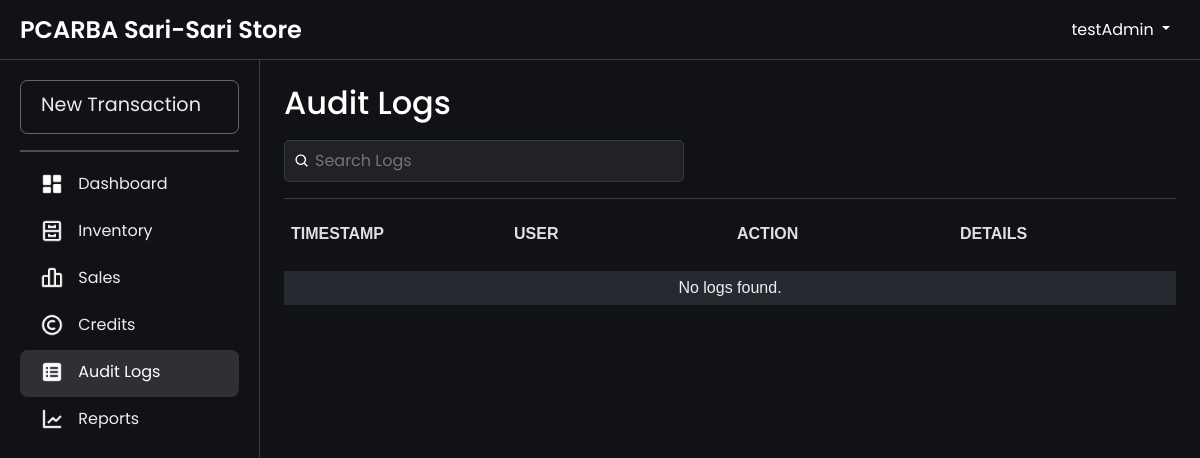
The page /audit_logs.php (signed in) on the database as committed earlier.
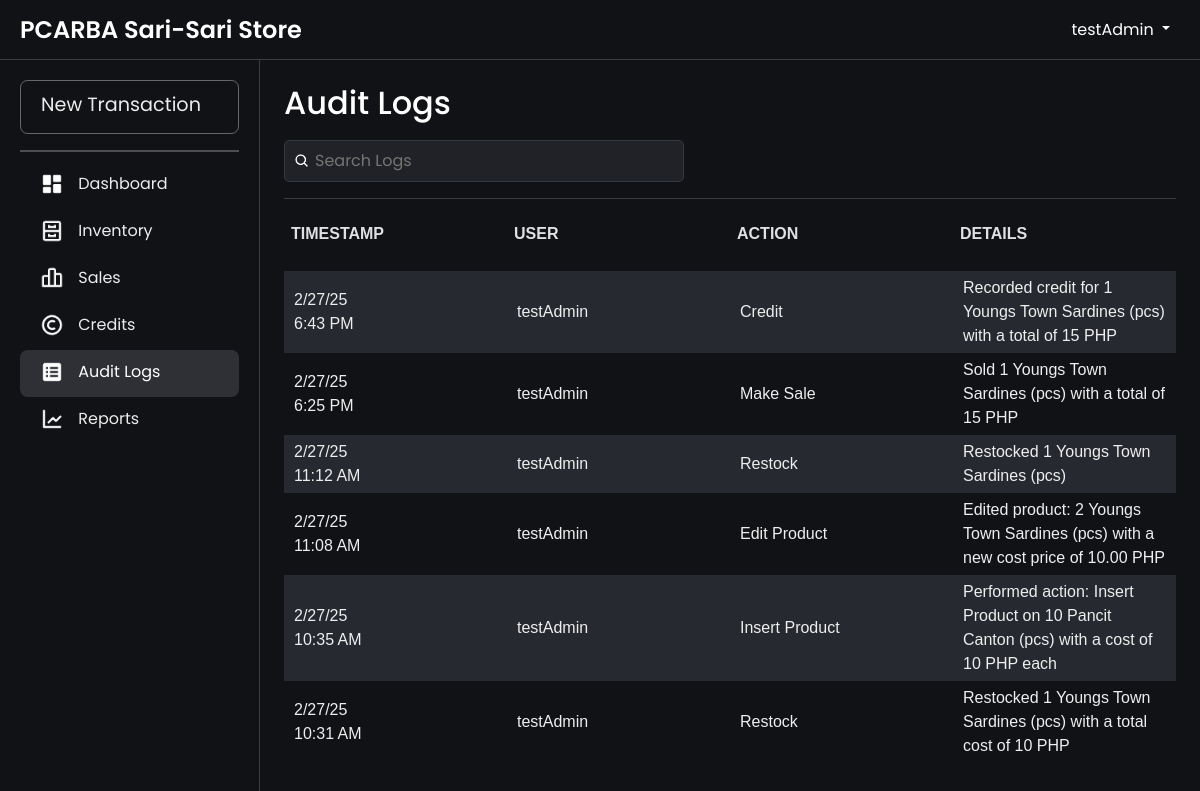
The same page on the database as committed later.
### tables this page shows
CREATE TABLE `audit_logs` (
  `logId` int(11) NOT NULL AUTO_INCREMENT,
  `action` varchar(50) NOT NULL COMMENT 'Type of action (e.g., Add Product, Restock, Sale, etc.)',
  `details` text DEFAULT NULL COMMENT 'Details of the action (e.g., JSON or descriptive text)',
  `userId` int(11) NOT NULL COMMENT 'User who performed the action',
  `timestamp` timestamp NOT NULL DEFAULT current_timestamp() COMMENT 'Time of the action',
  PRIMARY KEY (`logId`),
  KEY `users_audit_logs` (`userId`),
  CONSTRAINT `users_audit_logs` FOREIGN KEY (`userId`) REFERENCES `users` (`userId`) ON DELETE CASCADE
);

CREATE TABLE `users` (
  `userId` int(11) NOT NULL AUTO_INCREMENT,
  `username` varchar(50) NOT NULL,
  `password` varchar(255) NOT NULL,
  `accountLevel` enum('Admin','nonAdmin') NOT NULL,
  PRIMARY KEY (`userId`),
  UNIQUE KEY `username` (`username`)
);

### htdocs/audit_logs.php (the view, shortened to what this page needs)
<?php
include 'db.php';
$query = "SELECT a.logId, a.action, a.details, a.timestamp, u.username
          FROM audit_logs a
          JOIN users u ON a.userId = u.userId
          ORDER BY a.timestamp DESC";
$result = $conn->query($query);
$logs = $result->fetch_all(MYSQLI_ASSOC);
?>
<!DOCTYPE html>
<html lang="en">
<head>
    <link rel="stylesheet" href="css/bootstrap.min.css">
    <link rel="stylesheet" href="css/layer1.css">
</head>
<body>
    <?php include 'navbar.php'; ?>
    <div class="main-content fade-in">
        <div class="container">
            <div class="table-wrapper">
                <div class="header-container">
                    <h2>Audit Logs</h2>
                </div>
                <div class="search-container">
                    <div class="search-wrapper">
                        <img src="images/search-icon.png" alt="Search" class="search-icon">
                        <input type="text" id="searchBar" placeholder="Search Logs" onkeyup="filterLogs(); toggleClearIcon();">
                    </div>
                </div>
                <hr style="height: 1px; border: none; color: rgb(187, 188, 190); background-color: rgb(187, 188, 190);">
                <table id="logsTable" width="100%">
                    <thead>
                        <tr align="left">
                            <th>Timestamp</th>
                            <th>User</th>
                            <th>Action</th>
                            <th>Details</th>
                        </tr>
                    </thead>
                    <tbody>
                        <?php if (empty($logs)) { ?>
                            <tr>
                                <td colspan="4" style="text-align: center;">No logs found.</td>
                            </tr>
                        <?php } else { ?>
                            <?php foreach ($logs as $log) {
                                $date = !empty($log['timestamp'])
                                    ? date("n/j/y", strtotime($log['timestamp'])) . "<br>" . date("g:i A", strtotime($log['timestamp']))
                                    : 'N/A';
                            ?>
                                <tr>
                                    <td><?php echo $date; ?></td>
                                    <td><?php echo htmlspecialchars($log['username']); ?></td>
                                    <td><?php echo htmlspecialchars($log['action']); ?></td>
                                    <td><?php echo htmlspecialchars($log['details']); ?></td>
                                </tr>
                            <?php } ?>
                        <?php } ?>
                    </tbody>
                </table>
            </div>
        </div>
    </div>
</body>
</html>

### htdocs/navbar.php (shortened to what this page needs)
<?php
$current_page = basename($_SERVER['PHP_SELF']);
?>
<!DOCTYPE html>
<html lang="en">
<head>
    <link rel="stylesheet" href="css/bootstrap.min.css">
    <link rel="stylesheet" href="css/layer1.css">
</head>
<body>
    <nav class="navbar navbar-expand-lg navbar-dark navbar-fixed-top">
        <div class="navbar1">
            <a class="navbar-brand" href="dashboard.php">PCARBA Sari-Sari Store</a>
        </div>
        <div class="navbar2">
            <div class="ms-auto">
                <div class="dropdown">
                    <a class="nav-link dropdown-toggle" href="" role="button" data-bs-toggle="dropdown" aria-expanded="false">
                        <?php echo $_SESSION['username']; ?>
                    </a>
                </div>
            </div>
        </div>
    </nav>
    <div class="sidebar sidebar-open">
        <a href="transaction.php" class="sidebar-link sidebar-record-sale <?php echo in_array($current_page, ['addSale.php', 'addCredit.php', 'transaction.php']) ? 'active' : ''; ?>">New Transaction</a>
        <hr>
        <a href="dashboard.php" class="<?php echo $current_page == 'dashboard.php' ? 'active' : ''; ?>">
            <img src="images/<?php echo $current_page == 'dashboard.php' ? 'DB.png' : 'DB.png'; ?>" alt="Dashboard">&nbsp;Dashboard
        </a>
        <a href="inventory.php" class="<?php echo $current_page == 'inventory.php' ? 'active' : ''; ?>">
            <img src="images/<?php echo $current_page == 'inventory.php' ? 'cabinet_active.png' : 'cabinet.png'; ?>" alt="Inventory">&nbsp;Inventory
        </a>
        <a href="sales.php" class="<?php echo $current_page == 'sales.php' ? 'active' : ''; ?>">
            <img src="images/<?php echo $current_page == 'sales.php' ? 'barsales_active.png' : 'barsales.png'; ?>" alt="Sales">&nbsp;Sales
        </a>
        <a href="credit.php" class="<?php echo $current_page == 'credit.php' ? 'active' : ''; ?>">
            <img src="images/<?php echo $current_page == 'credit.php' ? 'credits-active.png' : 'credits.png'; ?>" alt="Credits">&nbsp;Credits
        </a>
        <a href="audit_logs.php" class="<?php echo $current_page == 'audit_logs.php' ? 'active' : ''; ?>">
            <img src="images/<?php echo $current_page == 'audit_logs.php' ? 'auditlogs-active.png' : 'auditlogs.png'; ?>" alt="Audit Logs">&nbsp;Audit Logs
        </a>
        <a href="reports.php" class="<?php echo $current_page == 'reports.php' ? 'active' : ''; ?>">
            <img src="images/<?php echo $current_page == 'reports.php' ? 'reports.png' : 'reports.png'; ?>" alt="reports">&nbsp;Reports
        </a>
    </div>
    <div class="overlay" onclick="toggleSidebar()"></div>
</body>
</html>

### htdocs/css/layer1.css (style rules this page uses)
.fade-in { animation: fadeInAnimation ease .1s; -webkit-animation: fadeInAnimation ease 1s; -moz-animation: fadeInAnimation ease 1s; -o-animation: fadeInAnimation ease 1s; -ms-animation: fadeInAnimation ease 1s; }
body { background-color: rgb(17, 18, 22); font-family: "Poppins", serif; color: white; }

### htdocs/audit_logs.php (style rules this page uses)
.search-container { margin-top: 10px; display: flex; justify-content: space-between; align-items: center; gap: 10px; position: relative; width: 100%; }
.header-container { display: flex; justify-content: space-between; align-items: center; }
.search-wrapper { display: flex; align-items: center; position: relative; width: 100%; max-width: 400px; }
.search-wrapper .search-icon { position: absolute; left: 10px; width: 16px; height: 16px; }
.search-wrapper input { padding: 8px 8px 8px 30px; width: 100%; border-radius: 5px; border: 1px solid #333942; background-color: rgba(33, 34, 39, 255); color: #f7f7f8; }
.table-wrapper { overflow-x: auto; }
table { font-family: Arial, Helvetica, sans-serif; width: 100%; border-collapse: separate; border-spacing: 0 10px; table-layout: fixed; }
table thead { position: sticky; top: 0; z-index: 10; background-color: #1f1f1f; }
table tbody tr:nth-child(odd) { background-color: #272930; }
table tbody tr:nth-child(even) { background-color: rgb(17, 18, 22); }
table th { padding: 7px; background-color: rgb(17, 18, 22); color: rgba(247, 247, 248, 0.9); font-weight: bold; text-transform: uppercase; font-size: 1rem; box-shadow: 0 4px 8px rgba(0, 0, 0, 0.83); padding-bottom: 25px; }
table td { padding: 5px 10px; font-size: 1rem; color: #eee; margin: 0 5px; white-space: normal; overflow: hidden; text-overflow: ellipsis; word-wrap: break-word; }
table tr { background-color: transparent; }

### htdocs/navbar.php (style rules this page uses)
html, body { margin: 0; padding: 0; width: 100%; height: 100%; overflow-x: hidden; }
body { display: grid; grid-template-rows: 60px 1fr; grid-template-columns: 260px 1fr; height: 100vh; overflow: hidden; margin: 0; }
.navbar-fixed-top { position: fixed; top: 0; left: 0; right: 0; display: flex; justify-content: space-between; align-items: center; height: 60px; padding: 0 20px; background-color: rgb(17, 18, 22); border-bottom: 0.25px solid rgba(187, 188, 190, 0.25); z-index: 1000; }
.navbar1 { display: flex; align-items: center; }
.navbar2 { display: flex; align-items: center; }
.dropdown { margin-left: 20px; padding: 10px; }
.sidebar { position: fixed; top: 60px; left: 0; bottom: 0; width: 260px; background-color: rgb(17, 18, 22); padding-top: 20px; border-right: 0.25px solid rgba(187, 188, 190, 0.25); overflow-y: auto; transition: transform 0.3s ease-in-out; z-index: 999; }
.sidebar a { margin-left: 20px; margin-right: 20px; display: flex; align-items: center; padding: 13px 20px; padding-top: 10px; color: rgba(255, 255, 255, 0.92); text-decoration: none; border-radius: 7.5px; transition: background 0.3s, color 0.3s; }
.sidebar a.active { background-color: rgba(187, 194, 209, 0.17); color: #fff; }
.sidebar-record-sale { font-size: 1.2rem; padding: 15px 25px; background: transparent; border: 0.5px solid rgba(187, 188, 190, 0.5); transition: border-color 0.3s, color 0.3s; margin-bottom: 16px; }
.main-content { grid-row: 2 / -1; grid-column: 2 / -1; padding: 24px 24px; overflow-y: auto; transition: margin-left 0.3s; margin: 0; }
.container { width: 100%; padding: 0; margin: 0 auto; }
.navbar-brand { display: none !important; }
@media (min-width: 1025px) { .sidebar { display: block !important; transform: translateX(0) !important; } }
@media (min-width: 1025px) { .navbar-brand { display: block !important; } }
.navbar-brand { font-family: 'Poppins', sans-serif; font-weight: 600; font-size: 1.5rem; margin-right: 20px; }
.sidebar hr { border: 1px solid rgb(255, 255, 255); margin: 10px 20px; }
.sidebar a img { width: 24px; height: 24px; margin-right: 10px; }

Rows that differ between the two databases and show on the page:
added audit_logs: timestamp "2/27/25", timestamp "6:43 PM", userId.username "testAdmin", action "Credit", details "Recorded credit for 1 Youngs Town Sardines (pcs) with a total of 15 PHP"
added audit_logs: timestamp "2/27/25", timestamp "6:25 PM", userId.username "testAdmin", action "Make Sale", details "Sold 1 Youngs Town Sardines (pcs) with a total of 15 PHP"
added audit_logs: timestamp "2/27/25", timestamp "11:12 AM", userId.username "testAdmin", action "Restock", details "Restocked 1 Youngs Town Sardines (pcs)"
added audit_logs: timestamp "2/27/25", timestamp "11:08 AM", userId.username "testAdmin", action "Edit Product", details "Edited product: 2 Youngs Town Sardines (pcs) with a new cost price of 10.00 PHP"
added audit_logs: timestamp "2/27/25", timestamp "10:35 AM", userId.username "testAdmin", action "Insert Product", details "Performed action: Insert Product on 10 Pancit Canton (pcs) with a cost of 10 PHP each"
added audit_logs: timestamp "2/27/25", timestamp "10:31 AM", userId.username "testAdmin", action "Restock", details "Restocked 1 Youngs Town Sardines (pcs) with a total cost of 10 PHP"
Other text that changed with them:
text no longer shown: "No logs found."
